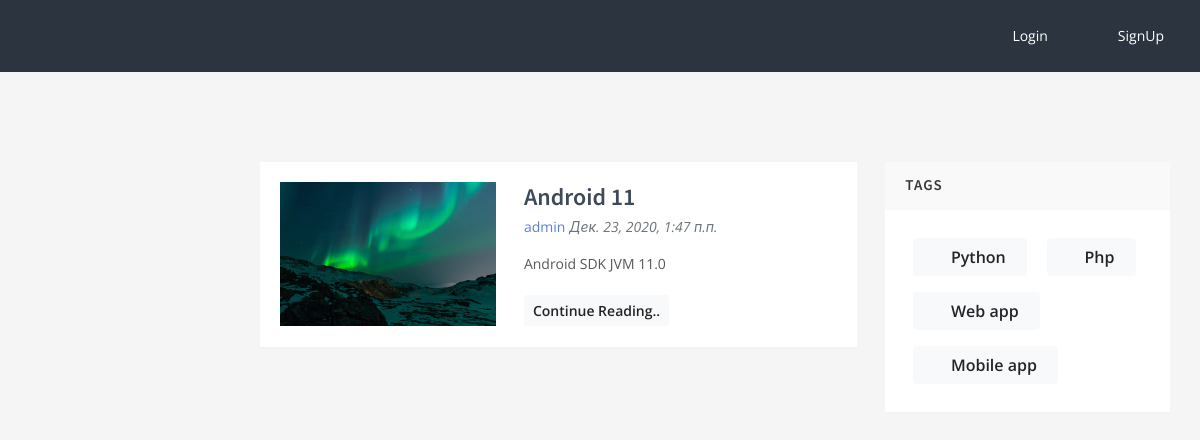
Screenshot of /filter/python with the database file from the repository.
### news/models.py (models this page shows, shortened)
class News(models.Model):
    STATUS = [
        ('published', 'Published'),
        ('unpublished', 'Unpublished')
    ]
    title = models.CharField(verbose_name="Название", max_length=255)
    description = models.TextField(verbose_name="Описание")
    author = models.ForeignKey(User, on_delete=models.CASCADE)
    tag = models.ManyToManyField('Tag', null=True, blank=True, default=None)
    status = models.CharField(max_length=255, choices=STATUS, default="published")
    image = models.ImageField(null=True, blank=True)
    created_at = models.DateTimeField(verbose_name = "Дата создание", auto_now_add=timezone.now())
    class Meta:
        verbose_name = 'Новость'
        verbose_name_plural = 'Новости'

class Tag(models.Model):
    title = models.CharField(verbose_name="Название", max_length=255)
    slug = models.SlugField(verbose_name="Слаг", db_index=True, max_length=255)
    class Meta:
        verbose_name = 'Тег'
        verbose_name_plural = 'Теги'

### landing/views.py (the view)
# urls.py: path('filter/<slug:tag_slug>', views.filter, name="news.filter")
def filter(request, tag_slug):
    tag = Tag.objects.get(slug=tag_slug)
    news = tag.news_set.all()
    return render(request, 'landing/index.html', {
        'news': news,
        'tags': Tag.objects.all()
    })

### landing/templates/landing/index.html (shortened to what this page needs)
{% load static %}
<!DOCTYPE html>
<html lang="en">
    <head>
        <link rel="stylesheet" id="css-main" href="{% static 'assets/css/oneui.min.css' %}">
    </head>
    <body>
        <div class="bg-sidebar-dark p-3 push">
            <div id="horizontal-navigation-click-centered-dark" class="d-none d-lg-block mt-2 mt-lg-0">
                <ul class="nav-main nav-main-horizontal nav-main-horizontal-right nav-main-dark justify-content-end">
                    <li class="nav-main-item">
                        <a class="nav-main-link active" href="{% url 'login' %}">
                            <i class="nav-main-link-icon si si-login"></i>
                            <span class="nav-main-link-name">Login</span>
                        </a>
                    </li>
                    <li class="nav-main-item">
                        <a class="nav-main-link active" href="{% url 'signup' %}">
                            <i class="nav-main-link-icon fa fa-home"></i>
                            <span class="nav-main-link-name">SignUp</span>
                        </a>
                    </li>
                </ul>
            </div>
        </div>
        <div id="page-container" class="sidebar-o sidebar-dark enable-page-overlay side-scroll page-header-fixed side-trans-enabled"><div id="page-overlay"></div>
            <main id="main-container">
                <div class="content content-boxed">
                    <div class="row">
                        <div class="col-xl-8">
                            {% for item in news %}
                                <div class="block">
                                    <div class="block-content">
                                        <div class="row items-push">
                                            <div class="col-md-4 col-lg-5">
                                                <a href="be_pages_blog_story.html">
                                                    {% if item.image %}
                                                        <img class="img-fluid" src="{{ item.image.url }}" alt="">
                                                    {% else %}
                                                        <img class="img-fluid" src="{% static 'assets/media/photos/photo21.jpg' %}" alt="">
                                                    {% endif %}
                                                </a>
                                            </div>
                                            <div class="col-md-8 col-lg-7">
                                                <h4 class="h3 mb-1">
                                                    <a class="text-primary-dark" href="{% url 'details' id=item.id %}">{{ item.title }}</a>
                                                </h4>
                                                <div class="font-size-sm mb-3">
                                                    <a href="#">{{ item.author }}</a> <em class="text-muted">{{item.created_at}}</em>
                                                </div>
                                                <p class="font-size-sm">
                                                    {{ item.description }}
                                                </p>
                                                <a class="btn btn-sm btn-light" href="#">Continue Reading..</a>
                                            </div>
                                        </div>
                                    </div>
                                </div>
                            {% endfor %}
                        </div>
                        <div class="col-xl-4">
                        <div class="block">
                            <div class="block-header block-header-default">
                                <h3 class="block-title">Tags</h3>
                            </div>
                            <div class="block-content block-content-full">
                                {% for tag in tags %}
                                    <a class="btn btn-light js-tooltip-enabled m-2" href="{% url 'news.filter' tag_slug=tag.slug %}" data-toggle="tooltip" title="" data-original-title="Follow us on Twitter">
                                        <i class="fa fa-plus"></i> <span class="text-sm m-2">{{tag.title}}</span>
                                    </a>
                                {% endfor %}
                            </div>
                        </div>
                        </div>
                    </div>
                </div>
            </main>
        </div>
    </body>
</html>

### rows the page displays
News: image (picture), title "Android 11", author "admin", created_at "Дек. 23, 2020, 1:47 п.п.", description "Android SDK JVM 11.0"
Tag: title "Python"
Tag: title "Php"
Tag: title "Web app"
Tag: title "Mobile app"
